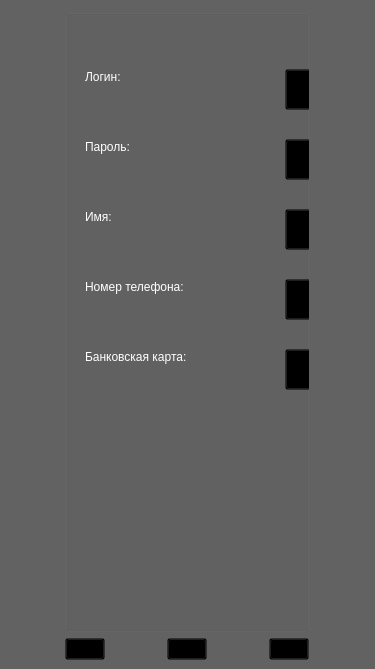
<?xml version="1.0" encoding="UTF-8"?>
<ui version="4.0">
 <class>MainWindow</class>
 <widget class="QMainWindow" name="MainWindow">
  <property name="geometry">
   <rect>
    <x>0</x>
    <y>0</y>
    <width>375</width>
    <height>669</height>
   </rect>
  </property>
  <property name="palette">
   <palette>
    <active>
     <colorrole role="Base">
      <brush brushstyle="SolidPattern">
       <color alpha="255">
        <red>98</red>
        <green>98</green>
        <blue>98</blue>
       </color>
      </brush>
     </colorrole>
     <colorrole role="Window">
      <brush brushstyle="SolidPattern">
       <color alpha="255">
        <red>98</red>
        <green>98</green>
        <blue>98</blue>
       </color>
      </brush>
     </colorrole>
    </active>
    <inactive>
     <colorrole role="Base">
      <brush brushstyle="SolidPattern">
       <color alpha="255">
        <red>98</red>
        <green>98</green>
        <blue>98</blue>
       </color>
      </brush>
     </colorrole>
     <colorrole role="Window">
      <brush brushstyle="SolidPattern">
       <color alpha="255">
        <red>98</red>
        <green>98</green>
        <blue>98</blue>
       </color>
      </brush>
     </colorrole>
    </inactive>
    <disabled>
     <colorrole role="Base">
      <brush brushstyle="SolidPattern">
       <color alpha="255">
        <red>98</red>
        <green>98</green>
        <blue>98</blue>
       </color>
      </brush>
     </colorrole>
     <colorrole role="Window">
      <brush brushstyle="SolidPattern">
       <color alpha="255">
        <red>98</red>
        <green>98</green>
        <blue>98</blue>
       </color>
      </brush>
     </colorrole>
    </disabled>
   </palette>
  </property>
  <property name="windowTitle">
   <string>MainWindow</string>
  </property>
  <widget class="QWidget" name="centralwidget">
   <layout class="QGridLayout" name="gridLayout">
    <item row="1" column="1">
     <widget class="QPushButton" name="account_btn">
      <property name="sizePolicy">
       <sizepolicy hsizetype="Maximum" vsizetype="Fixed">
        <horstretch>0</horstretch>
        <verstretch>0</verstretch>
       </sizepolicy>
      </property>
      <property name="styleSheet">
       <string notr="true">QPushButton#account_btn {
        background-color: transparent;
    }
QPushButton#account_btn:hover {
        background-color: rgb(75, 75, 75);
		border-radius: 20px;
    }</string>
      </property>
      <property name="text">
       <string/>
      </property>
      <property name="icon">
       <iconset>
        <normaloff>img/profile_2.png</normaloff>img/profile_2.png</iconset>
      </property>
      <property name="iconSize">
       <size>
        <width>48</width>
        <height>48</height>
       </size>
      </property>
     </widget>
    </item>
    <item row="1" column="2">
     <widget class="QPushButton" name="story_btn">
      <property name="sizePolicy">
       <sizepolicy hsizetype="Maximum" vsizetype="Fixed">
        <horstretch>0</horstretch>
        <verstretch>0</verstretch>
       </sizepolicy>
      </property>
      <property name="styleSheet">
       <string notr="true">QPushButton#story_btn {
        background-color: transparent;
    }
QPushButton#story_btn:hover {
        background-color: rgb(75, 75, 75);
		border-radius: 20px;
    }</string>
      </property>
      <property name="text">
       <string/>
      </property>
      <property name="icon">
       <iconset>
        <normaloff>img/story_2.png</normaloff>img/story_2.png</iconset>
      </property>
      <property name="iconSize">
       <size>
        <width>48</width>
        <height>48</height>
       </size>
      </property>
     </widget>
    </item>
    <item row="1" column="0">
     <widget class="QPushButton" name="taxi_btn">
      <property name="sizePolicy">
       <sizepolicy hsizetype="Maximum" vsizetype="Fixed">
        <horstretch>0</horstretch>
        <verstretch>0</verstretch>
       </sizepolicy>
      </property>
      <property name="styleSheet">
       <string notr="true">QPushButton#taxi_btn {
        background-color: transparent;
    }
QPushButton#taxi_btn:hover {
        background-color: rgb(75, 75, 75);
		border-radius: 20px;
    }</string>
      </property>
      <property name="text">
       <string/>
      </property>
      <property name="icon">
       <iconset>
        <normaloff>img/taxi_2.png</normaloff>img/taxi_2.png</iconset>
      </property>
      <property name="iconSize">
       <size>
        <width>48</width>
        <height>48</height>
       </size>
      </property>
     </widget>
    </item>
    <item row="0" column="0" colspan="3">
     <widget class="QGroupBox" name="groupBox">
      <property name="palette">
       <palette>
        <active>
         <colorrole role="WindowText">
          <brush brushstyle="SolidPattern">
           <color alpha="255">
            <red>255</red>
            <green>255</green>
            <blue>255</blue>
           </color>
          </brush>
         </colorrole>
        </active>
        <inactive>
         <colorrole role="WindowText">
          <brush brushstyle="SolidPattern">
           <color alpha="255">
            <red>255</red>
            <green>255</green>
            <blue>255</blue>
           </color>
          </brush>
         </colorrole>
        </inactive>
        <disabled>
         <colorrole role="WindowText">
          <brush brushstyle="SolidPattern">
           <color alpha="255">
            <red>120</red>
            <green>120</green>
            <blue>120</blue>
           </color>
          </brush>
         </colorrole>
        </disabled>
       </palette>
      </property>
      <property name="font">
       <font>
        <pointsize>9</pointsize>
       </font>
      </property>
      <property name="title">
       <string/>
      </property>
      <widget class="QPushButton" name="edit_login">
       <property name="geometry">
        <rect>
         <x>220</x>
         <y>60</y>
         <width>41</width>
         <height>41</height>
        </rect>
       </property>
       <property name="styleSheet">
        <string notr="true">QPushButton {
        background-color: transparent;
    }
QPushButton:hover {
        background-color: rgb(75, 75, 75);
		border-radius: 20px;
    }</string>
       </property>
       <property name="text">
        <string/>
       </property>
       <property name="icon">
        <iconset>
         <normaloff>img/edit.png</normaloff>img/edit.png</iconset>
       </property>
       <property name="iconSize">
        <size>
         <width>35</width>
         <height>35</height>
        </size>
       </property>
      </widget>
      <widget class="QLineEdit" name="login_e">
       <property name="enabled">
        <bool>false</bool>
       </property>
       <property name="geometry">
        <rect>
         <x>20</x>
         <y>80</y>
         <width>191</width>
         <height>22</height>
        </rect>
       </property>
       <property name="font">
        <font>
         <family>MS Shell Dlg 2</family>
         <pointsize>10</pointsize>
        </font>
       </property>
       <property name="styleSheet">
        <string notr="true">QLineEdit:enabled {
    color: black;
	background: white;
	border: 1px;
}
QLineEdit:disabled {
    color: white;
	background: transparent;
	border: none;
}</string>
       </property>
       <property name="text">
        <string/>
       </property>
      </widget>
      <widget class="QLabel" name="label">
       <property name="geometry">
        <rect>
         <x>20</x>
         <y>60</y>
         <width>61</width>
         <height>16</height>
        </rect>
       </property>
       <property name="sizePolicy">
        <sizepolicy hsizetype="Preferred" vsizetype="Preferred">
         <horstretch>0</horstretch>
         <verstretch>0</verstretch>
        </sizepolicy>
       </property>
       <property name="text">
        <string>Логин:</string>
       </property>
      </widget>
      <widget class="QLabel" name="label_6">
       <property name="geometry">
        <rect>
         <x>20</x>
         <y>130</y>
         <width>61</width>
         <height>16</height>
        </rect>
       </property>
       <property name="sizePolicy">
        <sizepolicy hsizetype="Preferred" vsizetype="Preferred">
         <horstretch>0</horstretch>
         <verstretch>0</verstretch>
        </sizepolicy>
       </property>
       <property name="text">
        <string>Пароль:</string>
       </property>
      </widget>
      <widget class="QPushButton" name="edit_pswd">
       <property name="geometry">
        <rect>
         <x>220</x>
         <y>130</y>
         <width>41</width>
         <height>41</height>
        </rect>
       </property>
       <property name="styleSheet">
        <string notr="true">QPushButton {
        background-color: transparent;
    }
QPushButton:hover {
        background-color: rgb(75, 75, 75);
		border-radius: 20px;
    }</string>
       </property>
       <property name="text">
        <string/>
       </property>
       <property name="icon">
        <iconset>
         <normaloff>img/edit.png</normaloff>img/edit.png</iconset>
       </property>
       <property name="iconSize">
        <size>
         <width>35</width>
         <height>35</height>
        </size>
       </property>
      </widget>
      <widget class="QLineEdit" name="pswd_e">
       <property name="enabled">
        <bool>false</bool>
       </property>
       <property name="geometry">
        <rect>
         <x>20</x>
         <y>150</y>
         <width>191</width>
         <height>22</height>
        </rect>
       </property>
       <property name="font">
        <font>
         <pointsize>10</pointsize>
        </font>
       </property>
       <property name="styleSheet">
        <string notr="true">QLineEdit:enabled {
    color: black;
	background: white;
	border: 1px;
}
QLineEdit:disabled {
    color: white;
	background: transparent;
	border: none;
}</string>
       </property>
       <property name="text">
        <string/>
       </property>
      </widget>
      <widget class="QLabel" name="label_7">
       <property name="geometry">
        <rect>
         <x>20</x>
         <y>200</y>
         <width>61</width>
         <height>16</height>
        </rect>
       </property>
       <property name="sizePolicy">
        <sizepolicy hsizetype="Preferred" vsizetype="Preferred">
         <horstretch>0</horstretch>
         <verstretch>0</verstretch>
        </sizepolicy>
       </property>
       <property name="text">
        <string>Имя:</string>
       </property>
      </widget>
      <widget class="QPushButton" name="edit_name">
       <property name="geometry">
        <rect>
         <x>220</x>
         <y>200</y>
         <width>41</width>
         <height>41</height>
        </rect>
       </property>
       <property name="styleSheet">
        <string notr="true">QPushButton {
        background-color: transparent;
    }
QPushButton:hover {
        background-color: rgb(75, 75, 75);
		border-radius: 20px;
    }</string>
       </property>
       <property name="text">
        <string/>
       </property>
       <property name="icon">
        <iconset>
         <normaloff>img/edit.png</normaloff>img/edit.png</iconset>
       </property>
       <property name="iconSize">
        <size>
         <width>35</width>
         <height>35</height>
        </size>
       </property>
      </widget>
      <widget class="QLineEdit" name="name_e">
       <property name="enabled">
        <bool>false</bool>
       </property>
       <property name="geometry">
        <rect>
         <x>20</x>
         <y>220</y>
         <width>191</width>
         <height>22</height>
        </rect>
       </property>
       <property name="font">
        <font>
         <pointsize>10</pointsize>
        </font>
       </property>
       <property name="styleSheet">
        <string notr="true">QLineEdit:enabled {
    color: black;
	background: white;
	border: 1px;
}
QLineEdit:disabled {
    color: white;
	background: transparent;
	border: none;
}</string>
       </property>
       <property name="text">
        <string/>
       </property>
      </widget>
      <widget class="QLabel" name="label_8">
       <property name="geometry">
        <rect>
         <x>20</x>
         <y>270</y>
         <width>131</width>
         <height>16</height>
        </rect>
       </property>
       <property name="sizePolicy">
        <sizepolicy hsizetype="Preferred" vsizetype="Preferred">
         <horstretch>0</horstretch>
         <verstretch>0</verstretch>
        </sizepolicy>
       </property>
       <property name="text">
        <string>Номер телефона:</string>
       </property>
      </widget>
      <widget class="QPushButton" name="edit_ph">
       <property name="geometry">
        <rect>
         <x>220</x>
         <y>270</y>
         <width>41</width>
         <height>41</height>
        </rect>
       </property>
       <property name="styleSheet">
        <string notr="true">QPushButton {
        background-color: transparent;
    }
QPushButton:hover {
        background-color: rgb(75, 75, 75);
		border-radius: 20px;
    }</string>
       </property>
       <property name="text">
        <string/>
       </property>
       <property name="icon">
        <iconset>
         <normaloff>img/edit.png</normaloff>img/edit.png</iconset>
       </property>
       <property name="iconSize">
        <size>
         <width>35</width>
         <height>35</height>
        </size>
       </property>
      </widget>
      <widget class="QLineEdit" name="ph_e">
       <property name="enabled">
        <bool>false</bool>
       </property>
       <property name="geometry">
        <rect>
         <x>20</x>
         <y>290</y>
         <width>191</width>
         <height>22</height>
        </rect>
       </property>
       <property name="font">
        <font>
         <pointsize>10</pointsize>
        </font>
       </property>
       <property name="styleSheet">
        <string notr="true">QLineEdit:enabled {
    color: black;
	background: white;
	border: 1px;
}
QLineEdit:disabled {
    color: white;
	background: transparent;
	border: none;
}</string>
       </property>
       <property name="text">
        <string/>
       </property>
      </widget>
      <widget class="QLabel" name="label_9">
       <property name="geometry">
        <rect>
         <x>20</x>
         <y>340</y>
         <width>161</width>
         <height>16</height>
        </rect>
       </property>
       <property name="sizePolicy">
        <sizepolicy hsizetype="Preferred" vsizetype="Preferred">
         <horstretch>0</horstretch>
         <verstretch>0</verstretch>
        </sizepolicy>
       </property>
       <property name="text">
        <string>Банковская карта:</string>
       </property>
      </widget>
      <widget class="QPushButton" name="edit_card">
       <property name="geometry">
        <rect>
         <x>220</x>
         <y>340</y>
         <width>41</width>
         <height>41</height>
        </rect>
       </property>
       <property name="styleSheet">
        <string notr="true">QPushButton {
        background-color: transparent;
    }
QPushButton:hover {
        background-color: rgb(75, 75, 75);
		border-radius: 20px;
    }</string>
       </property>
       <property name="text">
        <string/>
       </property>
       <property name="icon">
        <iconset>
         <normaloff>img/edit.png</normaloff>img/edit.png</iconset>
       </property>
       <property name="iconSize">
        <size>
         <width>35</width>
         <height>35</height>
        </size>
       </property>
      </widget>
      <widget class="QLineEdit" name="card_e">
       <property name="enabled">
        <bool>false</bool>
       </property>
       <property name="geometry">
        <rect>
         <x>20</x>
         <y>360</y>
         <width>191</width>
         <height>22</height>
        </rect>
       </property>
       <property name="font">
        <font>
         <pointsize>10</pointsize>
        </font>
       </property>
       <property name="styleSheet">
        <string notr="true">QLineEdit:enabled {
    color: black;
	background: white;
	border: 1px;
}
QLineEdit:disabled {
    color: white;
	background: transparent;
	border: none;
}</string>
       </property>
       <property name="text">
        <string/>
       </property>
      </widget>
     </widget>
    </item>
   </layout>
  </widget>
 </widget>
 <resources/>
 <connections/>
</ui>
